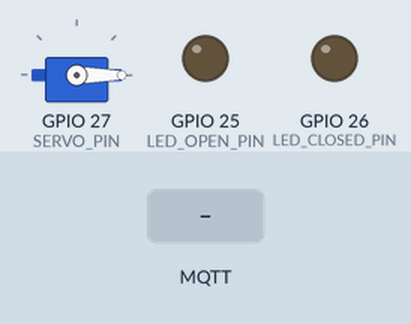
Recording of a sketch running on a simulated ESP32. Shown: servo, output pins drawn as LEDs (lit = HIGH). The inputs (shaded band) are chosen by the test bench. WiFi joins after 1.5 s; servers stay silent unless stated; no MQTT or app messages arrive unless stated; what the sketch prints to the serial monitor is not drawn.

Above: at 0.1 s.
At 2.7 s:
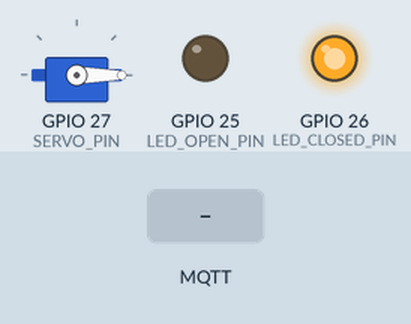
2.8 s: MQTT message "ABIERTO" arrives on the first subscribed topic
At 3.5 s:
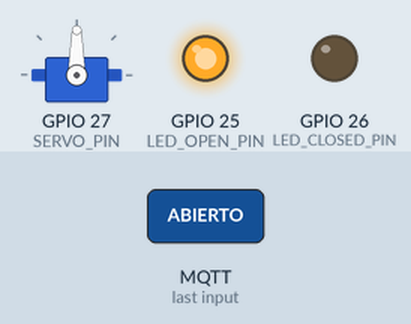
5.8 s: MQTT message "CERRADO" arrives on the first subscribed topic
7.3 s: MQTT message "1" arrives on the first subscribed topic
Timing chart, 0 to 10.3 s (numbered marks = the images above; inputs shaded):
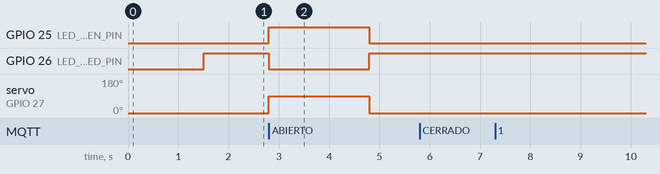

Measured:
- after the input at 2.8 s, GPIO 25 (LED_OPEN_PIN): LOW → HIGH at once, → LOW 2.0 s later; GPIO 26 (LED_CLOSED_PIN): HIGH → LOW at once, → HIGH 2.0 s later; servo on GPIO 27 (SERVO_PIN): 0° → 90° at once, → 0° 2.0 s later
- after the input at 5.8 s, every drawn part: stays the same
- after the input at 7.3 s, every drawn part: stays the same

The sketch:

actuador.ino
```cpp
#include <WiFi.h>
#include <PubSubClient.h>
#include <ESP32Servo.h>

const char* WIFI_SSID = "nombre_wifi";
const char* WIFI_PASSWORD = "contraseña_wifi";

const char* MQTT_SERVER = "broker.hivemq.com";
const uint16_t MQTT_PORT = 1883;
const char* MQTT_TOPIC = "EFDI/networking";

#define SERVO_PIN 27
#define LED_OPEN_PIN 25
#define LED_CLOSED_PIN 26

#define SERVO_OPEN_ANGLE 90
#define SERVO_CLOSED_ANGLE 0
#define MESSAGE_TIMEOUT_MS 2000

WiFiClient wifiClient;
PubSubClient mqttClient(wifiClient);
Servo barrierServo;

bool puertaAbierta = false;
unsigned long ultimoTiempoMensaje = 0;

void writePinIfValid(int pin, bool estado) {
  if (pin >= 0) {
    digitalWrite(pin, estado ? HIGH : LOW);
  }
}

void connectWiFi() {
  if (WiFi.status() == WL_CONNECTED) {
    return;
  }

  WiFi.mode(WIFI_STA);
  WiFi.begin(WIFI_SSID, WIFI_PASSWORD);

  Serial.print("Conectando WiFi");
  while (WiFi.status() != WL_CONNECTED) {
    delay(500);
    Serial.print(".");
  }
  Serial.println();
  Serial.print("WiFi conectado. IP: ");
  Serial.println(WiFi.localIP());
}

void aplicarSalidas() {
  bool mensajeActivo = ultimoTiempoMensaje > 0 && (millis() - ultimoTiempoMensaje) <= MESSAGE_TIMEOUT_MS;
  bool puertaAbiertaEfectiva = mensajeActivo && puertaAbierta;

  barrierServo.write(puertaAbiertaEfectiva ? SERVO_OPEN_ANGLE : SERVO_CLOSED_ANGLE);
  writePinIfValid(LED_OPEN_PIN, puertaAbiertaEfectiva);
  writePinIfValid(LED_CLOSED_PIN, !puertaAbiertaEfectiva);
}

bool parsePayload(const char* payload, bool& abrirPuerta) {
  if (strcmp(payload, "ABIERTO") == 0) {
    abrirPuerta = true;
    return true;
  }

  if (strcmp(payload, "CERRADO") == 0) {
    abrirPuerta = false;
    return true;
  }

  return false;
}

void mqttCallback(char* topic, byte* payload, unsigned int length) {
  char message[80];

  if (length >= sizeof(message)) {
    length = sizeof(message) - 1;
  }

  memcpy(message, payload, length);
  message[length] = '\0';

  bool nuevoEstadoPuerta = false;

  if (!parsePayload(message, nuevoEstadoPuerta)) {
    Serial.print("Payload invalido recibido en ");
    Serial.print(topic);
    Serial.print(": ");
    Serial.println(message);
    return;
  }

  puertaAbierta = nuevoEstadoPuerta;
  ultimoTiempoMensaje = millis();

  aplicarSalidas();

  Serial.print("Recibido -> puerta: ");
  Serial.println(puertaAbierta ? "ABIERTO" : "CERRADO");
}

void connectMQTT() {
  while (!mqttClient.connected()) {
    String clientId = "ESP32_ACTUATOR_";
    clientId += String((uint32_t)(ESP.getEfuseMac() & 0xFFFFFFFF), HEX);

    Serial.print("Conectando a MQTT...");
    if (mqttClient.connect(clientId.c_str())) {
      Serial.println(" conectado");
      mqttClient.subscribe(MQTT_TOPIC);
    } else {
      Serial.print(" fallo, rc=");
      Serial.print(mqttClient.state());
      Serial.println(". Reintentando en 2 s");
      delay(2000);
    }
  }
}

void setup() {
  Serial.begin(115200);

  pinMode(LED_OPEN_PIN, OUTPUT);
  pinMode(LED_CLOSED_PIN, OUTPUT);

  barrierServo.setPeriodHertz(50);
  barrierServo.attach(SERVO_PIN, 500, 2400);
  barrierServo.write(SERVO_CLOSED_ANGLE);

  connectWiFi();

  mqttClient.setServer(MQTT_SERVER, MQTT_PORT);
  mqttClient.setCallback(mqttCallback);

  aplicarSalidas();
}

void loop() {
  if (WiFi.status() != WL_CONNECTED) {
    connectWiFi();
  }

  if (!mqttClient.connected()) {
    connectMQTT();
  }

  mqttClient.loop();
  aplicarSalidas();
}
```
